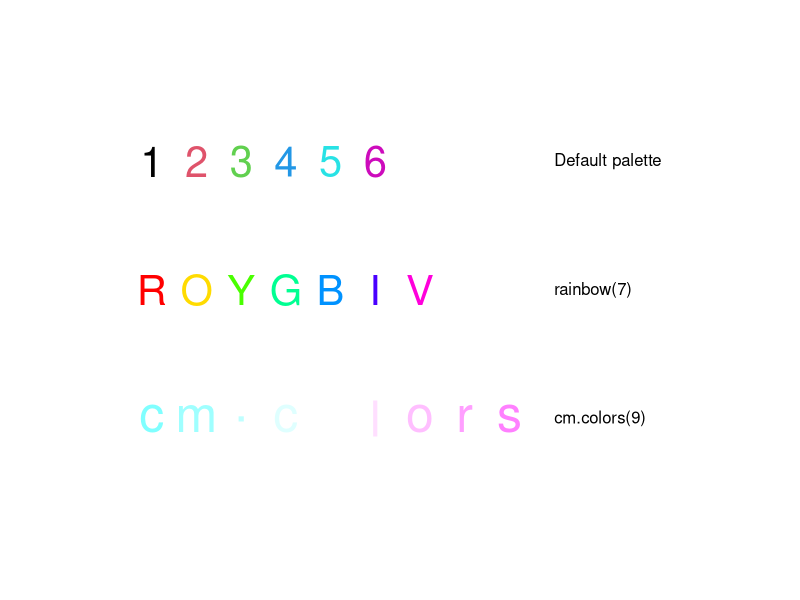
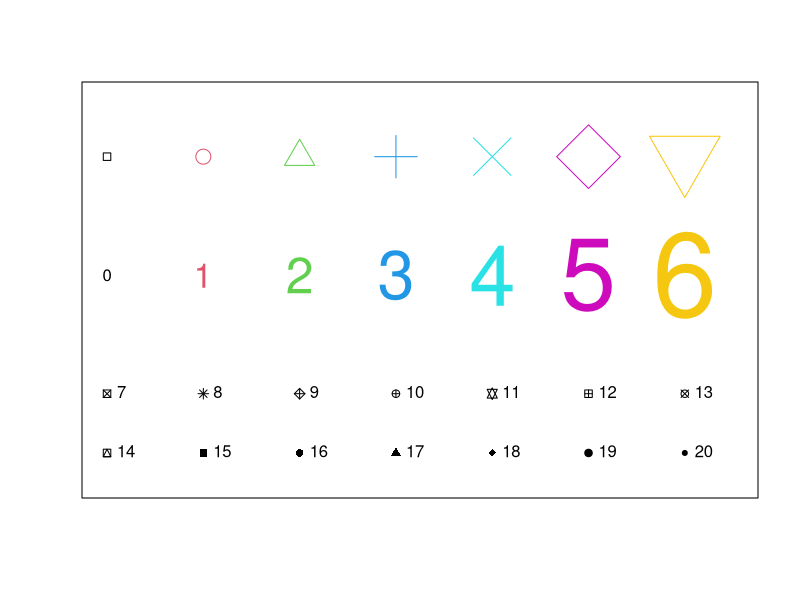

Reproduce these figures in R, in order.
# R plotting finery
#

# maindonald's plot colors example function
# from usingR.pdf
view.colours <- function(){
  
  # display default palette:
  plot(1, 1, xlim=c(0,14), ylim=c(0,3), type="n", axes=F,
       xlab="",ylab="")
  text(1:6, rep(2.5,6), paste(1:6), col=palette()[1:6], cex=2.5)
  text(10, 2.5, "Default palette", adj=0)
  
  # display "rainbow" palette with a vector of length 7:
  rainchars <- c("R","O","Y","G","B","I","V")
  text(1:7, rep(1.5,7), rainchars, col=rainbow(7), cex=2.5)
  text(10, 1.5, "rainbow(7)", adj=0)
  cmtxt <- substring("cm.colors", 1:9,1:9)
  
  # Split “cm.colors” into its 9 characters
  text(1:9, rep(0.5,9), cmtxt, col=cm.colors(9), cex=3)
  text(10, 0.5, "cm.colors(9)", adj=0)
}

# To run the function, enter
view.colours()


# -------------

# Plotting symbols, from Maindonald usingR:
# 3.3.1 Size, colour and choice of plotting symbol

# For plot() and points() the parameter cex (“character expansion”) controls the size, while col (“colour”)
# controls the colour of the plotting symbol. The parameter pch controls the choice of plotting symbol.
# The parameters cex and col may be used in a similar way with text(). Try

displayPlotSymbols <- function() {
  plot(1, 1, xlim=c(1, 7.5), ylim=c(1.75,5), type="n", axes=F, xlab="",
       ylab="")
  # Do not plot points
  box()
  points(1:7, rep(4.5, 7), cex=1:7, col=1:7, pch=0:6)
  text(1:7,rep(3.5, 7), labels=paste(0:6), cex=1:7, col=1:7)
  
  # The following, added to the plot that results from the above three statements, demonstrates other choices of pch.
  points(1:7,rep(2.5,7), pch=(0:6)+7)
  
  # Plot symbols 7 to 13
  text((1:7), rep(2.5,7), paste((0:6)+7), pos=4)
  points(1:7,rep(2,7), pch=(0:6)+14)
  
  # Label with symbol number
  # Plot symbols 14 to 20
  text((1:7), rep(2,7), paste((0:6)+14), pos=4) # Labels with symbol number
}

# now call the plot symbols function
displayPlotSymbols();